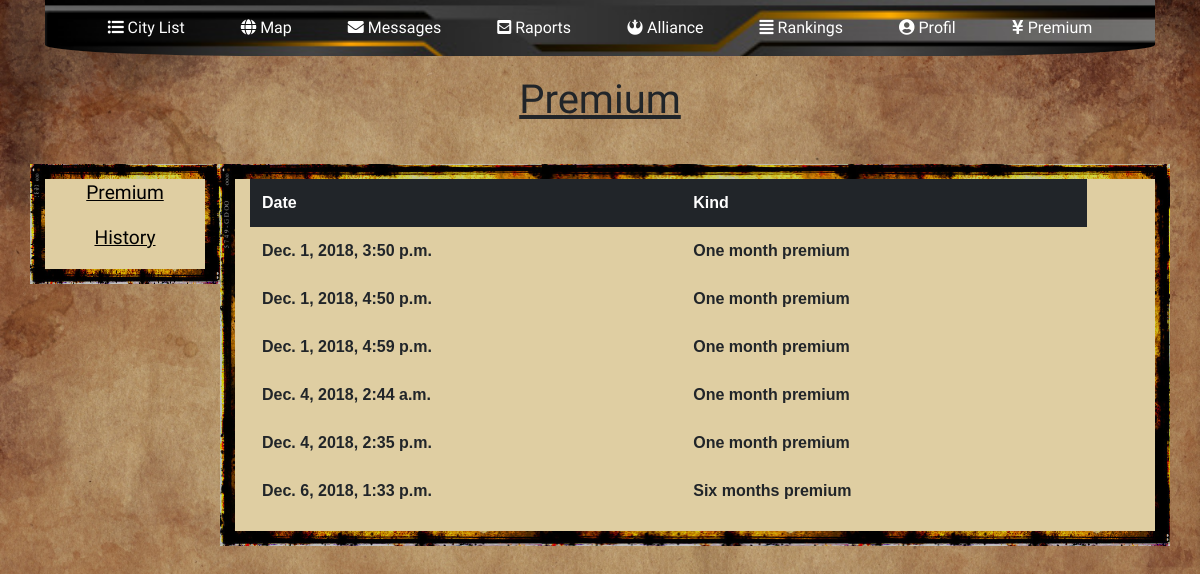
The app's page /premium/historia/ (signed in) with its own data.
### premium/models.py (models this page shows)
class Tranzakcja(models.Model):
    buyer = models.ForeignKey(User, on_delete=models.CASCADE)
    type_of_premium = models.IntegerField(default=1)
    buying_date = models.DateTimeField(default=timezone.now)

### premium/views.py (the view)
# urls.py: path('historia/', views.premium_history, name='premium_history'),
@login_required(login_url=main_page)
def premium_history(request):
    user = request.user
    tranzakcje = Tranzakcja.objects.all().filter(buyer=user)
    return render(request, 'platnosci.html', {'tranzakcje': tranzakcje})

### premium/templates/platnosci.html (shortened to what this page needs)
<!doctype html>
<html lang="en">
<head>
    {% load static %}
    <link rel="stylesheet" href="https://stackpath.bootstrapcdn.com/bootstrap/4.1.3/css/bootstrap.min.css"
>
    <link rel="stylesheet" href="{% static 'premium/premiumCss.css' %}">
    <link rel="stylesheet" href="https://use.fontawesome.com/releases/v5.5.0/css/all.css"
>
</head>
<body>
<div class="container">
    <nav class="navbar navbar-expand-lg navbar-dark center">
        <div class="custom-center">
            <div class="collapse navbar-collapse" id="navbarNav">
                <ul class="navbar-nav">
                    <li class="nav-item active">
                        <a class="nav-link" href="../../miasto/city_list/"><i class="fa fa-list-ul"></i> City List</a>
                    </li>
                    <li class="nav-item active">
                        <a class="nav-link" href="../../mapa/"><i class="fa fa-globe"></i> Map</a>
                    </li>
                    <li class="nav-item active">
                        <a class="nav-link" href="../../wiadomosci/"><i class="fa fa-envelope"></i> Messages</a>
                    </li>
                    <li class="nav-item active">
                        <a class="nav-link" href="../../raporty/"><i class="fa fa-envelope-square"></i> Raports</a>
                    </li>
                    <li class="nav-item active">
                        <a class="nav-link" href="../../sojusz/"><i class="fab fa-rebel"></i> Alliance</a>
                    </li>
                    <li class="nav-item active">
                        <a class="nav-link" href="../../rankingi/"><i class="fa fa-align-justify"></i> Rankings</a>
                    </li>
                    <li class="nav-item active">
                        <a class="nav-link" href="../../profil/"><i class="fa fa-user-circle"></i> Profil</a>
                    </li>
                    <li class="nav-item active">
                        <a class="nav-link" href="../../premium/"><i class="fas fa-yen-sign"></i> Premium</a>
                    </li>
                </ul>
            </div>
        </div>
    </nav>
</div>
<h1 class="text-center" style="font-family:'Lobster'; margin: 20px;"><u>Premium </u></h1>
<div class="container">
    <div class="row">
        <div class="col-lg-2 premiumPanel text-center">
            <p class="premiumText"><a href="../"><u>Premium</u></a></p>
            <p class="premiumText"><a href=""><u>History</u></a></p>
        </div>
        <div class="col-lg-10 premiumPanel text-center">
            <table class="table table-borderless table-hover">
                <thead class="thead-dark">
                <tr>
                    <th>Date</th>
                    <th>Kind</th>
                </tr>
                </thead>
                {% for tranzakcja in tranzakcje %}
                <tr>
                    <td>{{ tranzakcja.buying_date }}</td>
                    {% if tranzakcja.type_of_premium == 1%}
                    <td>One month premium</td>
                    {% endif %}
                    {% if tranzakcja.type_of_premium == 2%}
                    <td>Six months premium</td>
                    {% endif %}
                    <td>{{ message.created_date }}</td>
                </tr>
                {% endfor %}
            </table>
        </div>
    </div>
</div>
</body>
</html>

### premium/static/premium/premiumCss.css (style rules this page uses)
body { background: url('../cityMap/assets/yellowBackground2.png') no-repeat center center fixed; background-size: cover; }
nav { background: url('../cityMap/assets/yellowBackground3.png'); background-size: 100%; border-bottom-left-radius: 20%; border-bottom-right-radius: 20%; font-family: 'Lobster'; }
.custom-center { margin: auto; }
nav li { margin-left: 20px; margin-right: 20px; }
.premiumPanel { background-color: rgb(223, 206, 162); border: 15px solid transparent; border-image: url('../cityMap/assets/border8.png') 30 round; height: 100%; margin-bottom: 10px; margin-top: 20px; }
.premiumText a { font-family: 'Lobster'; font-size: 1.2em; color: black; }
th, td { border-top: none; font-weight: bold; text-align: left; }
table { font-family: arial, sans-serif; }

### records on screen
Tranzakcja: buying_date "Dec. 1, 2018, 3:50 p.m.", type_of_premium "One month premium"
Tranzakcja: buying_date "Dec. 1, 2018, 4:50 p.m.", type_of_premium "One month premium"
Tranzakcja: buying_date "Dec. 1, 2018, 4:59 p.m.", type_of_premium "One month premium"
Tranzakcja: buying_date "Dec. 4, 2018, 2:44 a.m.", type_of_premium "One month premium"
Tranzakcja: buying_date "Dec. 4, 2018, 2:35 p.m.", type_of_premium "One month premium"
Tranzakcja: buying_date "Dec. 6, 2018, 1:33 p.m.", type_of_premium "Six months premium"
